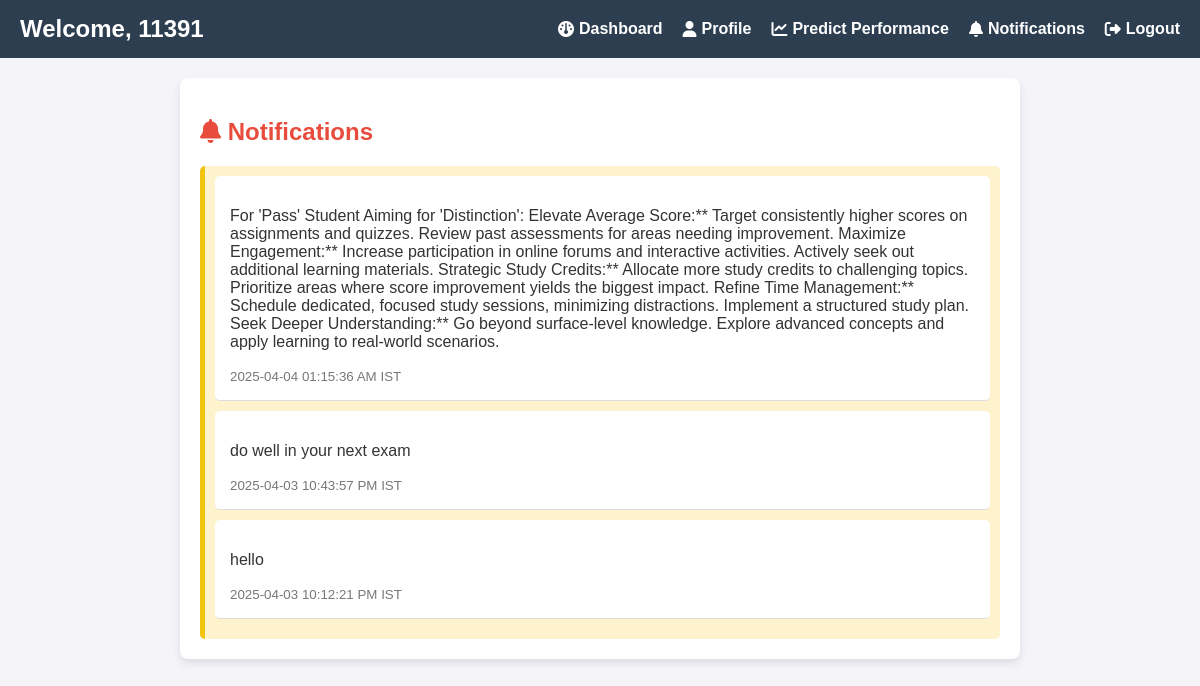
/notifications (signed in), run on an earlier commit of the app's database.
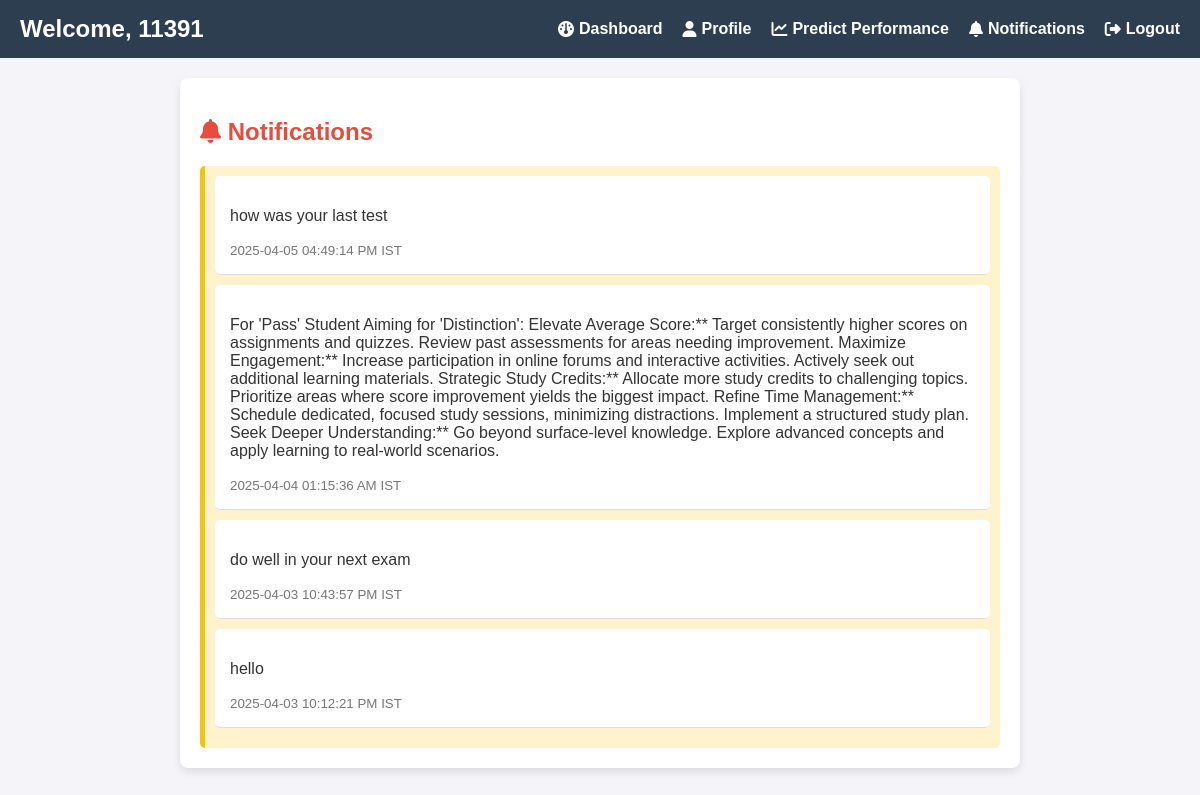
And on a later commit of the database.
### app.py (models this page shows)
class Notification(db.Model):
    id = db.Column(db.Integer, primary_key=True)
    student_id = db.Column(db.String(100), db.ForeignKey('student.student_id'), nullable=False)
    message = db.Column(db.Text, nullable=False)
    is_read = db.Column(db.Boolean, default=False)
    created_at = db.Column(db.DateTime, default=db.func.current_timestamp())

### app.py (the view)
@app.route('/notifications')
def notifications():
    if 'student_id' not in session:
        return redirect(url_for('login'))
    student_id = session['student_id']
    student_notifications = Notification.query.filter_by(student_id=student_id).order_by(Notification.created_at.desc()).all()
    ist = pytz.timezone('Asia/Kolkata')
    utc = pytz.utc
    for notif in student_notifications:
        utc_time = notif.created_at.replace(tzinfo=utc)
        ist_time = utc_time.astimezone(ist)
        notif.created_at_ist = ist_time.strftime('%Y-%m-%d %I:%M:%S %p IST')
    for notif in student_notifications:
        notif.is_read = True
    db.session.commit()
    has_unread_notifications = Notification.query.filter_by(student_id=student_id, is_read=False).count() > 0
    return render_template('notifications.html',
                           notifications=student_notifications,
                           has_unread_notifications=has_unread_notifications)

### templates/notifications.html (shortened to what this page needs)
<!DOCTYPE html>
<html lang="en">
<head>
    <link rel="stylesheet" href="https://cdnjs.cloudflare.com/ajax/libs/font-awesome/6.5.1/css/all.min.css">
</head>
<body>
    {% include 'navbar.html' %}
    <div class="container">
        <h2 style="color: #e74c3c;"><i class="fa-solid fa-bell"></i> Notifications</h2>
        {% if notifications %}
        <div style="background: #fff3cd; padding: 10px; border-radius: 5px; border-left: 5px solid #f1c40f;">
            {% for notif in notifications %}
                <div class="notification-item {% if not notif.is_read %}unread{% endif %}">
                    <p>{{ notif.message }}</p>
                    <small>{{ notif.created_at_ist }}</small>
                </div>
            {% endfor %}
        </div>
        {% else %}
        <p style="background: #fff3cd; padding: 10px; border-radius: 5px; border-left: 5px solid #f1c40f;">No notifications</p>
        {% endif %}
    </div>
</body>
</html>

### templates/navbar.html (shortened to what this page needs)
<head>
    <link rel="stylesheet" href="https://cdnjs.cloudflare.com/ajax/libs/font-awesome/6.5.1/css/all.min.css">
</head>
<nav class="navbar">
    <h2>Welcome, {{ session.get('student_id', 'Guest') }}</h2>
    <ul>
        <li>
            <a href="{{ url_for('dashboard') }}">
                <i class="fa-solid fa-gauge"></i> Dashboard
            </a>
        </li>
        <li>
            <a href="{{ url_for('profile') }}">
                <i class="fa-solid fa-user"></i> Profile
            </a>
        </li>
        <li>
            <a href="{{ url_for('predict') }}">
                <i class="fa-solid fa-chart-line"></i> Predict Performance
            </a>
        </li>
        <li class="notification-icon">
            <a href="{{ url_for('notifications') }}">
                <i class="fa-solid fa-bell"></i> Notifications
            </a>
        </li>
        <li>
            <a href="{{ url_for('logout') }}">
                <i class="fa-solid fa-right-from-bracket"></i> Logout
            </a>
        </li>
    </ul>
</nav>

### templates/notifications.html (style rules this page uses)
body { font-family: Arial, sans-serif; margin: 0; padding: 0; background-color: #f4f4f9; color: #333; }
.container { max-width: 800px; margin: 20px auto; padding: 20px; background: #fff; border-radius: 8px; box-shadow: 0 4px 8px rgba(0, 0, 0, 0.1); }
h2 { color: #2c3e50; }
.notification-item { padding: 15px; border-bottom: 1px solid #ddd; background-color: #fff; margin-bottom: 10px; border-radius: 5px; }
small { color: #777; }

### templates/navbar.html (style rules this page uses)
.navbar { background-color: #2c3e50; padding: 15px 20px; display: flex; justify-content: space-between; align-items: center; }
.navbar h2 { color: #fff; margin: 0; }
.navbar ul { list-style: none; padding: 0; margin: 0; display: flex; gap: 20px; align-items: center; }
.navbar ul li { position: relative; }
.navbar ul li a { text-decoration: none; color: #fff; font-weight: bold; display: flex; align-items: center; gap: 5px; transition: 0.3s; }
.notification-icon { position: relative; }

What changed in the data, as far as the page shows it:
added Notification: message "how was your last test", created_at_ist "2025-04-05 04:49:14 PM IST"
